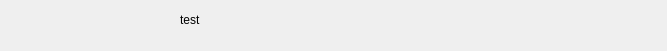
<?xml version="1.0" encoding="UTF-8"?>
<ui version="4.0">
 <class>Form</class>
 <widget class="QWidget" name="Form">
  <property name="geometry">
   <rect>
    <x>0</x>
    <y>0</y>
    <width>667</width>
    <height>51</height>
   </rect>
  </property>
  <property name="windowTitle">
   <string>Form</string>
  </property>
  <widget class="QLabel" name="label">
   <property name="geometry">
    <rect>
     <x>180</x>
     <y>10</y>
     <width>63</width>
     <height>20</height>
    </rect>
   </property>
   <property name="text">
    <string>test</string>
   </property>
  </widget>
 </widget>
 <resources/>
 <connections/>
</ui>
